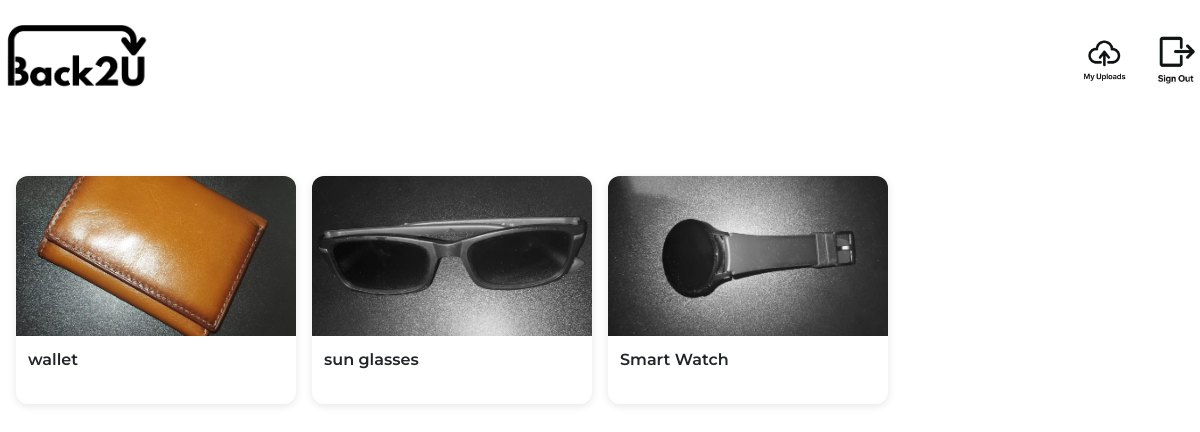
Page /my_uploads (signed in) on the committed database.
### tables this page shows
CREATE TABLE items (
    id INTEGER PRIMARY KEY AUTOINCREMENT,
    user_id INTEGER,
    picture TEXT,
    title TEXT,
    location TEXT,
    description TEXT,
    question1 TEXT,
    question2 TEXT,
    question3 TEXT, answer1 TEXT, answer2 TEXT, answer3 TEXT,
    FOREIGN KEY(user_id) REFERENCES users(id)
);

### app.py (the view)
@app.route("/my_uploads")
@login_required
def my_uploads():
    items = db.execute("SELECT * FROM items WHERE user_id = ?", session["user_id"])
    return render_template("uploads.html", items = items)

### app.py (called while the page is built)
@app.after_request
def after_request(response):
    response.headers["Cache-Control"] = "no-cache, no-store, must-revalidate"
    response.headers["Expires"] = 0
    response.headers["Pragma"] = "no-cache"
    return response

### helpers.py (called while the page is built)
def login_required(f):
    @wraps(f)
    def decorated_function(*args, **kwargs):
        if session.get("user_id") is None:
            return redirect("/login")
        return f(*args, **kwargs)
    return decorated_function

### templates/uploads.html (shortened to what this page needs)
{% extends "layout.html" %}
{% block main %}
<div class="menu-grid">
    {% for item in items %}
    <div class="menu-card" id="{{ item['id'] }}">
        <div class="card-image">
            <img src="static/uploads/{{ item['picture'] }}" alt="{{ item['title'] }}">
        </div>
        <div class="card-body">
            <p class="menu-name">{{ item['title'] }}</p>
        </div>
    </div>
    {% endfor %}
</div>
{% endblock %}

### static/styles.css (style rules this page uses)
body { background: white; font-family: 'Montserrat', sans-serif; font-weight: bold; overflow-x: hidden; user-select: none; -webkit-user-select: none; -moz-user-select: none; -ms-user-select: none; }
.menu-grid { display: grid; grid-template-columns: repeat(auto-fill, minmax(240px, 1fr)); gap: 1rem; margin: 1rem; }
.menu-card { background: #fff; border-radius: 12px; box-shadow: 0 2px 8px rgba(0,0,0,0.1); overflow: hidden; display: flex; flex-direction: column; transition: transform 0.2s ease; }
.card-image { position: relative; width: 100%; height: 160px; overflow: hidden; }
.card-image img { width: 100%; height: 100%; object-fit: cover; }
.card-body { padding: 0.75rem; flex-grow: 1; display: flex; flex-direction: column; justify-content: space-between; }
.menu-name { font-size: 1rem; font-weight: 600; margin: 0 0 0.25rem; }

### rows in the picture
items: picture (picture), title "wallet"
items: picture (picture), title "sun glasses"
items: picture (picture), title "Smart Watch"
